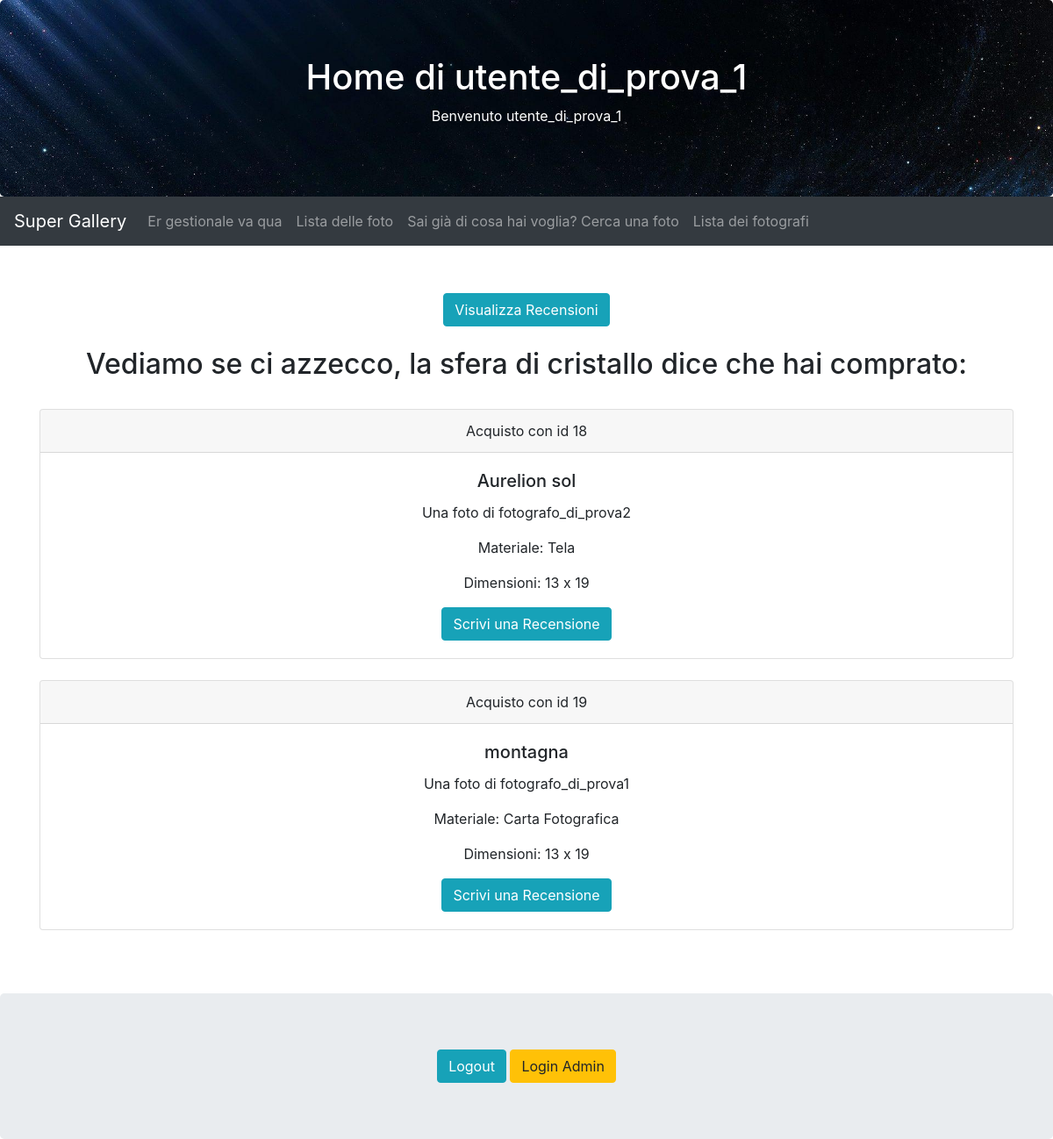
/APPfoto/situation/ (signed in), run on the app's committed database.
### APPfoto/models.py (models this page shows, shortened)
class Acquisto(models.Model):
    MATERIALE_DI_STAMPA = [
        ("Carta Fotografica", "Carta Fotografica"),
        ("Tela", "Tela"),
        ("Carta Standard", "Carta Standard"),
        ("Lamiera Semplice", "Lamiera Semplice"),
        ("Lamiera Premium", "Lamiera Premium"),
        ("Puzzle", "Puzzle")
        ]
    DIMENSIONI = [
        ("10 x 15", "10 x 15"),
        ("12 x 18", "12 x 18"),
        ("13 x 19", "13 x 19")
    ]
    foto = models.ForeignKey(Foto, on_delete=models.CASCADE, related_name="venduti")
    acquirente = models.ForeignKey(User,on_delete=models.CASCADE, related_name="acquisti")
    materiale = models.CharField(max_length=100, choices=MATERIALE_DI_STAMPA)
    dimensioni = models.CharField(max_length=100, choices=DIMENSIONI)

class Foto(models.Model):
    COLOUR_CHOICES = [
        ("Black", "Black"),
        ("Dark Blue", "Dark Blue"),
        ("Green", "Green"),
        ("Grey", "Grey"),
        ("Light Blue", "Light Blue"),
        ("Orange", "Orange"),
        ("Pink", "Pink"),
        ("Purple", "Purple"),
        ("Red", "Red"),
        ("White", "White"),
        ("Yellow", "Yellow"),
    ]
    name = models.CharField(max_length=50, default="No name Given")
    main_colour = models.CharField(max_length=100, choices=COLOUR_CHOICES)
    landscape = models.BooleanField()
    actual_photo = models.ImageField(upload_to='uploads/')
    artist = models.ForeignKey(User, on_delete=models.CASCADE, default=0)
    price = models.DecimalField(verbose_name="prezzo", max_digits=5, decimal_places=2, default=0.00)
    creation_date = models.DateTimeField(auto_now_add=True)

### APPfoto/views.py (the view)
# urls.py: path("situation/", views.my_situation, name="situation"),
@login_required
def my_situation(request):
     user = get_object_or_404(User, pk=request.user.pk)
     return render(request, "APPfotoTempl/situation.html")

### APPfoto/templates/APPfotoTempl/situation.html (shortened to what this page needs)
{% extends 'base.html' %}
{% block header1 %}
  <h1>Home di {{ user.username }} </h1>
  <p>Benvenuto
    {% if user.is_authenticated %}
     {{ user.username }}
    {% else %}
    Utente non registrato
        <br>
        Wait a minute, who are you?
    {% endif %}
  </p>
{% endblock %}
{% block content %}
     <br> <a href="{% url 'APPfoto:RecensioniUtente' %}" class="btn btn-info">Visualizza Recensioni</a>
    <br>
    <br>
  <h2> Vediamo se ci azzecco, la sfera di cristallo dice che hai comprato: </h2>
  <br>
  {% for acquisto in user.acquisti.all %}
    <div class="card">
      <div class="card-header">
         Acquisto con id {{ acquisto.pk }}
      </div>
      <div class="card-body">
        <h5 class="card-title">{{ acquisto.foto.name }}</h5>
        <p class="card-text">Una foto di {{ acquisto.foto.artist.username }} </p>
        <p class="card-text">Materiale: {{ acquisto.get_materiale_display }}</p>
        <p class="card-text">Dimensioni: {{ acquisto.get_dimensioni_display }}</p>
        <a href="{% url 'APPfoto:CreaRecensione' acquisto.pk %}" class="btn btn-info"> Scrivi una Recensione </a>
      </div>
    </div>
    <br>
  {% endfor %}
  <br>
{% endblock %}

### data on the page
Acquisto: pk "18", foto.name "Aurelion sol", foto.artist.username "fotografo_di_prova2", materiale "Tela", dimensioni "13 x 19"
Acquisto: pk "19", foto.name "montagna", foto.artist.username "fotografo_di_prova1", materiale "Carta Fotografica", dimensioni "13 x 19"

### other printed values
{{ user.username }} "utente_di_prova_1"
